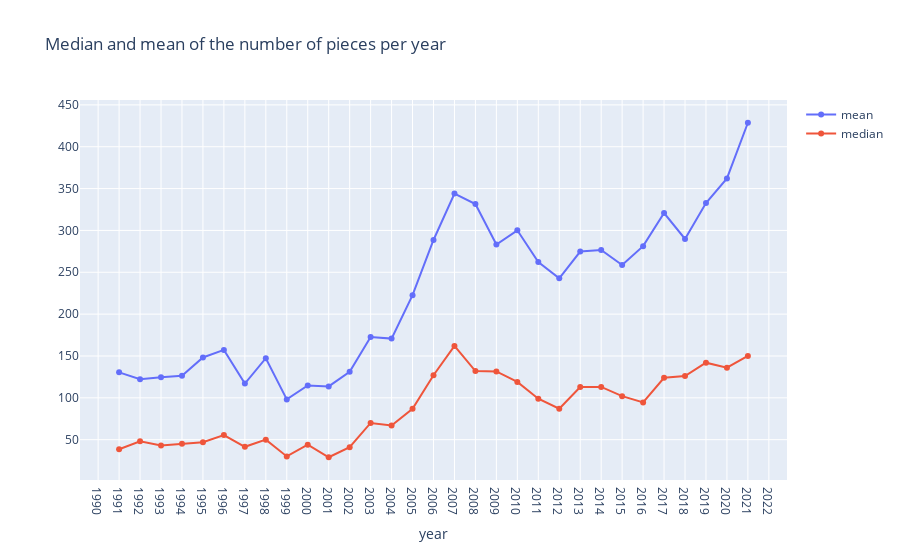

The code cell stored with this chart in its notebook:
### Code cell
fig = px.line(title = "Median and mean of the number of pieces per year")

# Only thing I figured is - I could do this 
fig.add_scatter(name="mean", x=df_sets_size['year'], y=df_sets_size['mean'], mode='lines+markers')
fig.add_scatter(name="median",x=df_sets_size['year'], y=df_sets_size['50%'], mode='lines+markers')

fig.update_xaxes(title="year")

fig.update_layout(xaxis = dict(tickmode = 'linear',tick0 = 0,dtick = 1))
fig.show()

### Figure 1 — Plotly figure (JSON) as saved in the notebook; plotly's stock layout.template omitted (floating-point values rounded to 4 significant figures)
{"data": [{"mode": "lines+markers", "name": "mean", "type": "scatter", "x": [1991, 1992, 1993, 1994, 1995, 1996, 1997, 1998, 1999, 2000, 2001, 2002, 2003, 2004, 2005, 2006, 2007, 2008, 2009, 2010, 2011, 2012, 2013, 2014, 2015, 2016, 2017, 2018, 2019, 2020, 2021], "y": [130.4, 122.1, 124.6, 126.3, 148.2, 157.3, 117.0, 147.3, 98.11, 114.7, 113.7, 131.1, 172.6, 170.7, 222.6, 288.6, 344.1, 331.4, 283.2, 300.2, 262.3, 242.8, 274.8, 276.7, 258.7, 281.2, 320.8, 289.8, 332.6, 362.2, 428.7]}, {"mode": "lines+markers", "name": "median", "type": "scatter", "x": [1991, 1992, 1993, 1994, 1995, 1996, 1997, 1998, 1999, 2000, 2001, 2002, 2003, 2004, 2005, 2006, 2007, 2008, 2009, 2010, 2011, 2012, 2013, 2014, 2015, 2016, 2017, 2018, 2019, 2020, 2021], "y": [38.5, 48, 43, 45, 47, 55.5, 41.5, 50, 30, 44, 29, 41, 70, 67, 87, 127, 162, 132, 131.5, 119, 99, 87, 113, 113, 102, 94.5, 124, 126, 142, 136, 150]}], "layout": {"legend": {"tracegroupgap": 0}, "title": {"text": "Median and mean of the number of pieces per year"}, "xaxis": {"anchor": "y", "domain": [0, 1], "dtick": 1, "tick0": 0, "tickmode": "linear", "title": {"text": "year"}}, "yaxis": {"anchor": "x", "domain": [0, 1]}}}
